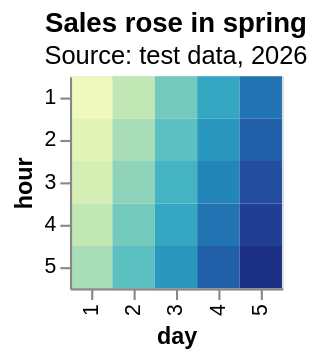

Here is the Vega-Lite specification saved for this chart:
### Vega-Lite specification from a JSON file in a GitHub repository (floating-point values rounded to 4 significant figures)
{"mark": "rect", "title": {"text": "Sales rose in spring", "subtitle": "Source: test data, 2026"}, "data": {"values": [{"day": 1, "hour": 1, "visits": 4}, {"day": 1, "hour": 2, "visits": 5}, {"day": 1, "hour": 3, "visits": 6}, {"day": 1, "hour": 4, "visits": 7}, {"day": 1, "hour": 5, "visits": 8}, {"day": 2, "hour": 1, "visits": 7}, {"day": 2, "hour": 2, "visits": 8}, {"day": 2, "hour": 3, "visits": 9}, {"day": 2, "hour": 4, "visits": 10}, {"day": 2, "hour": 5, "visits": 11}, {"day": 3, "hour": 1, "visits": 10}, {"day": 3, "hour": 2, "visits": 11}, {"day": 3, "hour": 3, "visits": 12}, {"day": 3, "hour": 4, "visits": 13}, {"day": 3, "hour": 5, "visits": 14}, {"day": 4, "hour": 1, "visits": 13}, {"day": 4, "hour": 2, "visits": 14}, {"day": 4, "hour": 3, "visits": 15}, {"day": 4, "hour": 4, "visits": 16}, {"day": 4, "hour": 5, "visits": 17}, {"day": 5, "hour": 1, "visits": 16}, {"day": 5, "hour": 2, "visits": 17}, {"day": 5, "hour": 3, "visits": 18}, {"day": 5, "hour": 4, "visits": 19}, {"day": 5, "hour": 5, "visits": 20}]}, "encoding": {"x": {"field": "day", "type": "ordinal"}, "y": {"field": "hour", "type": "ordinal"}, "color": {"field": "visits", "type": "quantitative", "legend": null}}}
